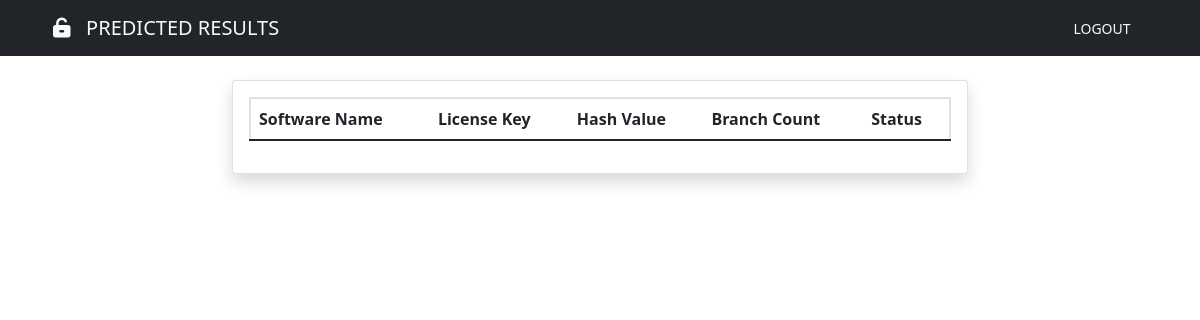
The app's page /output/, older data.
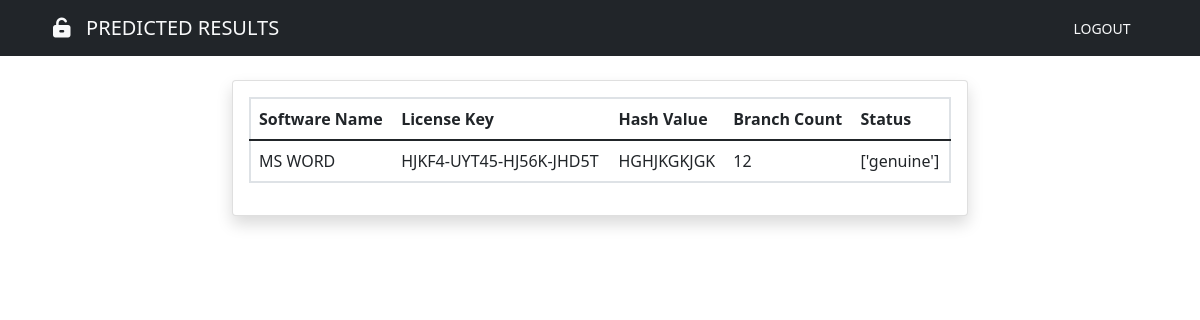
The same page, newer data.
### myapp/models.py (models this page shows, shortened)
class Predictions(models.Model):
    softwarename = models.CharField(max_length=50, null=True)
    licensekey = models.CharField(max_length=50, null=True)
    Hashvalue = models.CharField(max_length=50, null=True)
    branchCount = models.PositiveIntegerField(
        validators=[MinValueValidator(1), MaxValueValidator(30)], null=True)
    Predictions = models.CharField(max_length=50, blank=True)
    Tested_at = models.DateField(auto_now_add=True)
    class Meta:
        ordering = ['-Tested_at']
        verbose_name = 'predictions'
        verbose_name_plural = 'predictions'

### myapp/views.py (the view)
# urls.py: path('output/', views.output, name="output"),
def output(request):
    pred_soft = Predictions.objects.all()
    context = {
        'pred_soft': pred_soft
    }
    return render(request, "output.html", context)

### myapp/templates/output.html (shortened to what this page needs)
{% extends 'base.html' %} {% load crispy_forms_tags %}
{% block nav-btn %}
<a href="{% url 'logout' %}" class="btn btn-sm text-light" id="btn-nav"
  >LOGOUT</a
>
{% endblock %}
{% block nav-content %}
<i class="fa-solid fa-unlock-keyhole"></i>&nbsp;&nbsp; PREDICTED RESULTS
{%endblock %}
{% block content %}
<div class="container">
  <div class="row mt-4">
    <div class="col-md-8 offset-md-2">
        <div class="card shadow">
        <div class="card-body">
      <table class="table border border-2 p-2">
        <thead>
            <tr>
                <th scope="col">Software Name</th>
                <th scope="col">License Key</th>
                <th scope="col">Hash Value</th>
                <th scope="col">Branch Count</th>
                <th scope="col">Status</th>
            </tr>
        </thead>
        <tbody>
            {% for data in pred_soft %}
            <tr>
                <td scope="row">{{data.softwarename}}</td>
                <td>{{data.licensekey}}</td>
                <td>{{data.Hashvalue}}</td>
                <td>{{data.branchCount}}</td>
                <td>{{data.Predictions}}</td>
            </tr>
            {% endfor %}
        </tbody>
      </table>
    </div>
    </div>
    </div>
  </div>
</div>
{% endblock content %}

Row changes from the older to the newer data that the page shows:
added Predictions: softwarename "MS WORD", licensekey "HJKF4-UYT45-HJ56K-JHD5T", Hashvalue "HGHJKGKJGK", branchCount "12", Predictions "['genuine']"
